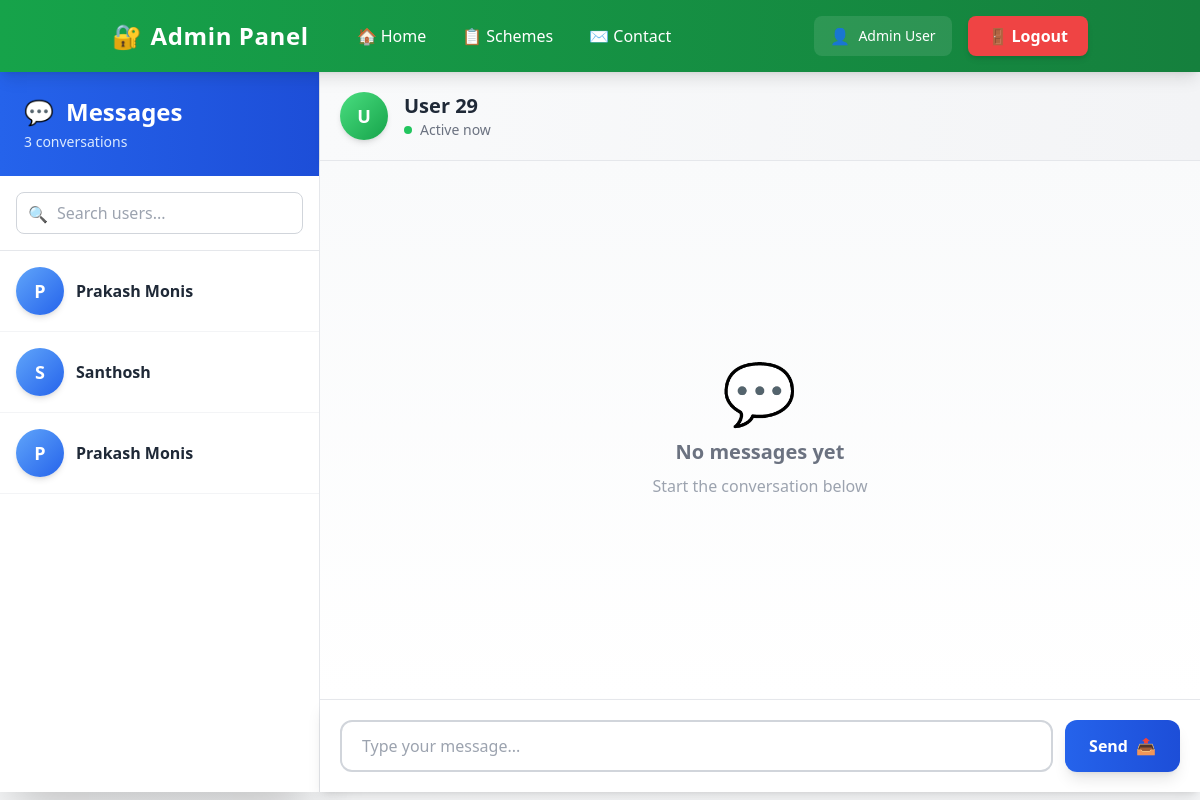
The app's page /admin/messages/29 (signed in) with its own data.
### models.py (models this page shows)
class User(db.Model):
    __tablename__ = "user"
    id = db.Column(db.Integer, primary_key=True)
    name = db.Column(db.String(100), nullable=False)
    email = db.Column(db.String(120), unique=True, nullable=False)
    phone = db.Column(db.String(15), nullable=False)
    password = db.Column(db.String(255), nullable=False)

### admin/routes.py (the view)
@admin_bp.route("/messages", defaults={"user_id": None})
@admin_bp.route("/messages/<user_id>")
@admin_required
def admin_messages(user_id):
    distinct_ids = db.session.query(ChatMessage.user_id).distinct().all()
    users = []
    for uid in distinct_ids:
        u = User.query.get(uid[0])
        users.append({
            "id": uid[0],
            "name": u.name if u else f"User {uid[0]}"
        })
    if user_id is None:
        if len(users) > 0:
            user_id = users[0]["id"]
        else:
            return render_template("admin/messages.html", users=[], messages=[])
    current_user = User.query.get(user_id)
    user_name = current_user.name if current_user else f"User {user_id}"
    messages = ChatMessage.query.filter_by(user_id=user_id)\
                                .order_by(ChatMessage.created_at)\
                                .all()
    return render_template(
        "admin/messages.html",
        users=users,
        messages=messages,
        user_id=user_id,
        user_name=user_name
    )

### admin/routes.py (called while the page is built)
def admin_required(f):
    @wraps(f)
    def wrapper(*args, **kwargs):
        if not session.get("admin_logged_in"):
            return redirect(url_for("admin.admin_login"))
        return f(*args, **kwargs)
    return wrapper

### admin/templates/admin/messages.html (shortened to what this page needs)
<!DOCTYPE html>
<html>
<head>
    <script src="https://cdn.tailwindcss.com"></script>
</head>
<body class="bg-gradient-to-br from-gray-50 to-gray-100">
{% include 'admin/navbar.html' %}
<div class="h-[calc(100vh-80px)] flex">
    <div class="w-80 bg-white shadow-2xl flex flex-col border-r border-gray-200">
        <div class="p-6 bg-gradient-to-r from-blue-600 to-blue-700 text-white">
            <h2 class="text-2xl font-bold flex items-center">
                <span class="mr-3">💬</span> Messages
            </h2>
            <p class="text-sm text-blue-100 mt-1">{{ users|length }} conversations</p>
        </div>
        <div class="p-4 border-b border-gray-200">
            <div class="relative">
                <input type="text" id="searchUsers" placeholder="Search users..."
                       class="w-full px-4 py-2 pl-10 border border-gray-300 rounded-lg focus:ring-2 focus:ring-blue-500 focus:border-transparent">
                <span class="absolute left-3 top-2.5 text-gray-400">🔍</span>
            </div>
        </div>
        <div class="flex-1 overflow-y-auto">
            <ul id="userList">
                {% for user in users %}
                <li class="border-b border-gray-100 hover:bg-blue-50 transition-colors duration-200 {% if user.id == user_id %}bg-blue-100{% endif %}" data-user-name="{{ user.name }}">
                    <a href="{{ url_for('admin.admin_messages', user_id=user.id) }}"
                       class="block p-4">
                        <div class="flex items-center space-x-3">
                            <div class="w-12 h-12 bg-gradient-to-br from-blue-400 to-blue-600 rounded-full flex items-center justify-center text-white font-bold text-lg shadow-md">
                                {{ user.name[0].upper() }}
                            </div>
                            <div class="flex-1 min-w-0">
                                <p class="font-semibold text-gray-800 truncate">{{ user.name }}</p>
                            </div>
                        </div>
                    </a>
                </li>
                {% endfor %}
            </ul>
        </div>
    </div>
    <div class="flex-1 flex flex-col bg-white">
        <div class="bg-gradient-to-r from-gray-50 to-gray-100 p-5 shadow-md border-b border-gray-200">
            <div class="flex items-center space-x-4">
                <div class="w-12 h-12 bg-gradient-to-br from-green-400 to-green-600 rounded-full flex items-center justify-center text-white font-bold text-lg shadow-md">
                    {{ user_name[0].upper() if user_name else '?' }}
                </div>
                <div>
                    <h3 class="text-xl font-bold text-gray-800">{{ user_name if user_name else 'Select a user' }}</h3>
                    <p class="text-sm text-gray-500 flex items-center">
                        <span class="w-2 h-2 bg-green-500 rounded-full mr-2"></span>
                        Active now
                    </p>
                </div>
            </div>
        </div>
        <div class="flex-1 overflow-y-auto p-6 space-y-4 bg-gradient-to-b from-gray-50 to-white" id="messageContainer">
            {% if messages %}
                {% for m in messages %}
                    {% if m.sender == 'user' %}
                        <div class="flex items-end space-x-2 animate-fade-in">
                            <div class="w-8 h-8 bg-gradient-to-br from-blue-400 to-blue-600 rounded-full flex items-center justify-center text-white font-bold text-xs shadow">
                                {{ user_name[0].upper() if user_name else 'U' }}
                            </div>
                            <div class="bg-white p-4 rounded-2xl rounded-bl-none shadow-md max-w-lg border border-gray-200">
                                <p class="text-gray-800">{{ m.message }}</p>
                            </div>
                        </div>
                    {% else %}
                        <div class="flex items-end justify-end space-x-2 animate-fade-in">
                            <div class="bg-gradient-to-r from-blue-600 to-blue-700 text-white p-4 rounded-2xl rounded-br-none shadow-lg max-w-lg">
                                <p>{{ m.message }}</p>
                            </div>
                            <div class="w-8 h-8 bg-gradient-to-br from-green-400 to-green-600 rounded-full flex items-center justify-center text-white font-bold text-xs shadow">
                                A
                            </div>
                        </div>
                    {% endif %}
                {% endfor %}
            {% else %}
                <div class="flex items-center justify-center h-full">
                    <div class="text-center">
                        <span class="text-6xl mb-4 block">💬</span>
                        <p class="text-xl text-gray-500 font-semibold">No messages yet</p>
                        <p class="text-gray-400 mt-2">Start the conversation below</p>
                    </div>
                </div>
            {% endif %}
        </div>
        {% if user_id %}
        <form method="POST"
              action="{{ url_for('admin.admin_send_message', user_id=user_id) }}"
              class="p-5 bg-white flex gap-3 border-t border-gray-200 shadow-lg">
            <input name="message" required
                   placeholder="Type your message..."
                   class="flex-1 border-2 border-gray-300 rounded-xl px-5 py-3 focus:ring-2 focus:ring-blue-500 focus:border-blue-500 transition-all duration-300"/>
            <button type="submit" class="px-6 py-3 bg-gradient-to-r from-blue-600 to-blue-700 text-white rounded-xl hover:from-blue-700 hover:to-blue-800 transition-all duration-300 font-semibold shadow-lg hover:shadow-xl flex items-center space-x-2">
                <span>Send</span>
                <span>📤</span>
            </button>
        </form>
        {% else %}
        <div class="p-5 bg-gray-50 border-t border-gray-200 text-center text-gray-500">
            Select a user to start messaging
        </div>
        {% endif %}
    </div>
</div>
</body>
</html>

### records on screen
User: name "P", name "Prakash Monis"
User: name "S", name "Santhosh"
User: name "P", name "Prakash Monis"

### other values on screen
{{ users|length }} "3"
{{ user_name[0].upper() if user_name else '?' }} "U"
{{ user_name if user_name else 'Select a user' }} "User 29"
